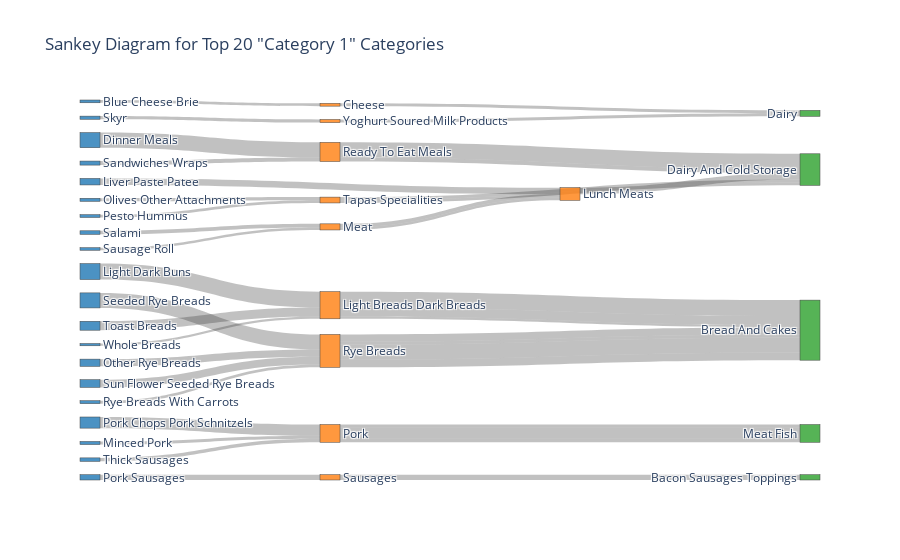

Source (notebook cell):
### Code cell
# Count the occurrences of each category in 'Category 1'
category_counts = salling_data['Category 1'].value_counts()

# Get the top 20 categories
top_20_cat1 = category_counts.head(20).index

# Filter the original data to include only the top 20 categories in 'Category 1'
top_20_data = salling_data[salling_data['Category 1'].isin(top_20_cat1)]

# Now group by all three categories to get the flow from Category 1 to Category 2 to Category 3
grouped_data = top_20_data.groupby(['Category 1', 'Category 2', 'Category 3']).size().reset_index(name='Count')

# Create the source, target, and value lists for the Sankey diagram
sources = []
targets = []
values = []

# Map each category to a unique index
label_to_id = {label: idx for idx, label in enumerate(pd.concat([grouped_data['Category 1'], grouped_data['Category 2'], grouped_data['Category 3']]).unique())}

for i, row in grouped_data.iterrows():
    sources.append(label_to_id[row['Category 1']])
    targets.append(label_to_id[row['Category 2']])
    values.append(row['Count'])

    # Include the second link if Category 3 is present
    if pd.notnull(row['Category 3']):
        sources.append(label_to_id[row['Category 2']])
        targets.append(label_to_id[row['Category 3']])
        values.append(row['Count'])

# Define colors for each category level
colors = ['rgba(31, 119, 180, 0.8)', 'rgba(255, 127, 14, 0.8)', 'rgba(44, 160, 44, 0.8)']

# Create a color list for the nodes
node_colors = [colors[0] if label in top_20_cat1 else colors[1] if label in grouped_data['Category 2'].unique() else colors[2] for label in label_to_id]

# Create the Sankey diagram
fig = go.Figure(data=[go.Sankey(
    node=dict(
        pad=15,
        thickness=20,
        label=[label for label in label_to_id],
        color=node_colors  # Set different colors for each category level
    ),
    link=dict(
        source=sources,
        target=targets,
        value=values,
        color='rgba(50, 50, 50, 0.3)'  # Links in gray for contrast
    )
)])

# Update layout
fig.update_layout(title_text='Sankey Diagram for Top 20 "Category 1" Categories', font_size=12)

# Display the Sankey diagram
fig.show()

### Figure 1 — Plotly figure (JSON) as saved in the notebook; plotly's stock layout.template omitted (floating-point values rounded to 4 significant figures)
{"data": [{"link": {"color": "rgba(50, 50, 50, 0.3)", "source": [0, 20, 1, 21, 2, 22, 3, 23, 4, 24, 5, 25, 6, 26, 7, 25, 8, 24, 9, 27, 10, 26, 11, 28, 12, 21, 13, 28, 14, 26, 15, 29, 16, 26, 17, 24, 18, 22, 19, 22], "target": [20, 30, 21, 31, 22, 32, 23, 31, 24, 33, 25, 31, 26, 32, 25, 31, 24, 33, 27, 34, 26, 32, 28, 23, 21, 31, 28, 23, 26, 32, 29, 30, 26, 32, 24, 33, 22, 32, 22, 32], "value": [143, 143, 777, 777, 820, 820, 335, 335, 158, 158, 156, 156, 371, 371, 144, 144, 572, 572, 272, 272, 151, 151, 183, 183, 207, 207, 131, 131, 772, 772, 161, 161, 395, 395, 179, 179, 459, 459, 116, 116]}, "node": {"color": ["rgba(31, 119, 180, 0.8)", "rgba(31, 119, 180, 0.8)", "rgba(31, 119, 180, 0.8)", "rgba(31, 119, 180, 0.8)", "rgba(31, 119, 180, 0.8)", "rgba(31, 119, 180, 0.8)", "rgba(31, 119, 180, 0.8)", "rgba(31, 119, 180, 0.8)", "rgba(31, 119, 180, 0.8)", "rgba(31, 119, 180, 0.8)", "rgba(31, 119, 180, 0.8)", "rgba(31, 119, 180, 0.8)", "rgba(31, 119, 180, 0.8)", "rgba(31, 119, 180, 0.8)", "rgba(31, 119, 180, 0.8)", "rgba(31, 119, 180, 0.8)", "rgba(31, 119, 180, 0.8)", "rgba(31, 119, 180, 0.8)", "rgba(31, 119, 180, 0.8)", "rgba(31, 119, 180, 0.8)", "rgba(255, 127, 14, 0.8)", "rgba(255, 127, 14, 0.8)", "rgba(255, 127, 14, 0.8)", "rgba(255, 127, 14, 0.8)", "rgba(255, 127, 14, 0.8)", "rgba(255, 127, 14, 0.8)", "rgba(255, 127, 14, 0.8)", "rgba(255, 127, 14, 0.8)", "rgba(255, 127, 14, 0.8)", "rgba(255, 127, 14, 0.8)", "rgba(44, 160, 44, 0.8)", "rgba(44, 160, 44, 0.8)", "rgba(44, 160, 44, 0.8)", "rgba(44, 160, 44, 0.8)", "rgba(44, 160, 44, 0.8)"], "label": ["Blue Cheese Brie", "Dinner Meals", "Light Dark Buns", "Liver Paste Patee", "Minced Pork", "Olives Other Attachments", "Other Rye Breads", "Pesto Hummus", "Pork Chops Pork Schnitzels", "Pork Sausages", "Rye Breads With Carrots", "Salami", "Sandwiches Wraps", "Sausage Roll", "Seeded Rye Breads", "Skyr", "Sun Flower Seeded Rye Breads", "Thick Sausages", "Toast Breads", "Whole Breads", "Cheese", "Ready To Eat Meals", "Light Breads Dark Breads", "Lunch Meats", "Pork", "Tapas Specialities", "Rye Breads", "Sausages", "Meat", "Yoghurt Soured Milk Products", "Dairy", "Dairy And Cold Storage", "Bread And Cakes", "Meat Fish", "Bacon Sausages Toppings"], "pad": 15, "thickness": 20}, "type": "sankey"}], "layout": {"font": {"size": 12}, "title": {"text": "Sankey Diagram for Top 20 \"Category 1\" Categories"}}}
